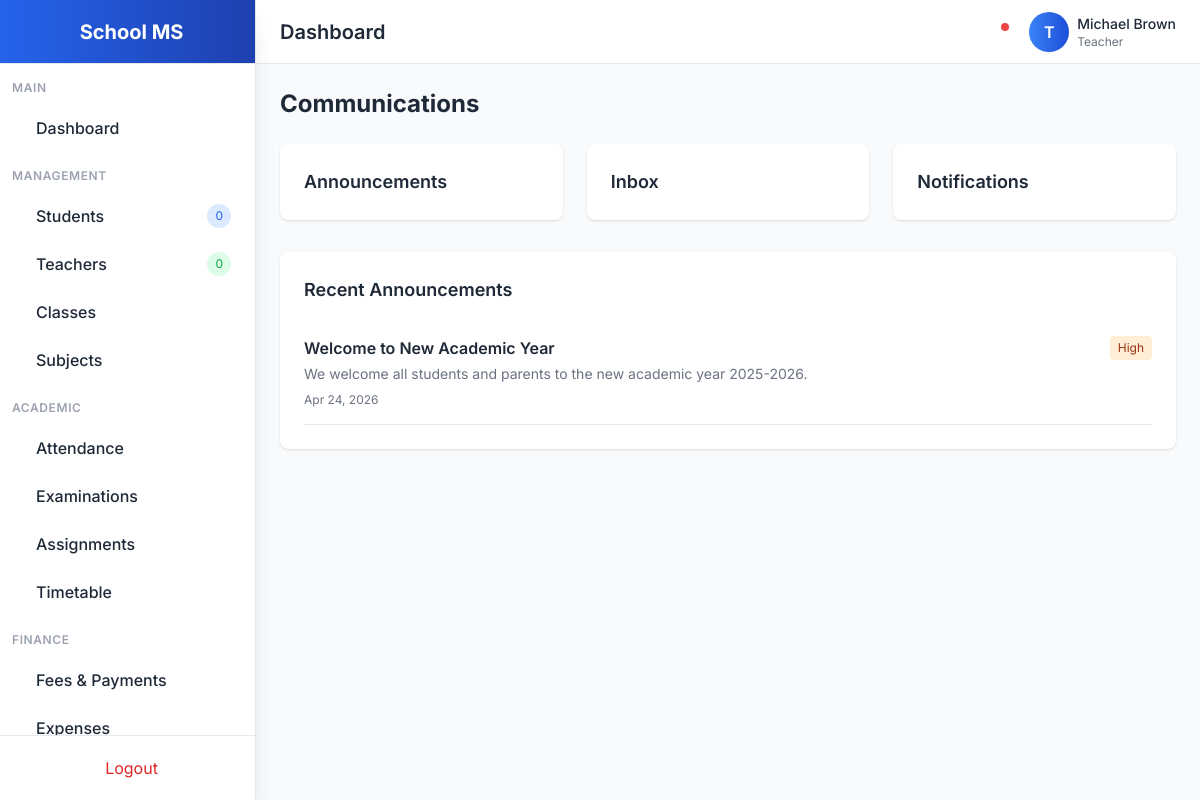
The page /communications/ (signed in) on the database its author committed.
### accounts/models.py (models this page shows, shortened)
class User(AbstractUser):
    ROLE_CHOICES = [
        ('admin', 'Admin'),
        ('teacher', 'Teacher'),
        ('student', 'Student'),
        ('parent', 'Parent'),
    ]
    GENDER_CHOICES = [
        ('male', 'Male'),
        ('female', 'Female'),
        ('other', 'Other'),
    ]
    role = models.CharField(max_length=20, choices=ROLE_CHOICES, default='student')
    gender = models.CharField(max_length=10, choices=GENDER_CHOICES, blank=True)
    phone = models.CharField(max_length=20, blank=True)
    address = models.TextField(blank=True)
    photo = models.ImageField(upload_to='profiles/', blank=True, null=True)
    date_of_birth = models.DateField(null=True, blank=True)
    created_at = models.DateTimeField(auto_now_add=True)
    updated_at = models.DateTimeField(auto_now=True)
    class Meta:
        ordering = ['-created_at']

### communications/models.py (models this page shows, shortened)
class Announcement(models.Model):
    PRIORITY_CHOICES = [
        ('low', 'Low'),
        ('medium', 'Medium'),
        ('high', 'High'),
        ('urgent', 'Urgent'),
    ]
    title = models.CharField(max_length=200)
    content = models.TextField()
    author = models.ForeignKey(settings.AUTH_USER_MODEL, on_delete=models.CASCADE, related_name='announcements')
    priority = models.CharField(max_length=20, choices=PRIORITY_CHOICES, default='medium')
    target_roles = models.JSONField(default=list)
    target_classes = models.ManyToManyField('academics.ClassSection', blank=True, related_name='announcements')
    is_published = models.BooleanField(default=False)
    created_at = models.DateTimeField(auto_now_add=True)
    published_at = models.DateTimeField(null=True, blank=True)
    class Meta:
        ordering = ['-created_at']

### communications/views.py (the view)
# urls.py: path('', views.communications_dashboard, name='communications-dashboard'),
@login_required
def communications_dashboard(request):
    announcements = Announcement.objects.filter(is_published=True)[:5]
    notifications = Notification.objects.filter(user=request.user, is_read=False)[:10]
    return render(request, 'communications/dashboard.html', {
        'announcements': announcements,
        'notifications': notifications
    })

### templates/communications/dashboard.html (shortened to what this page needs)
{% extends 'base.html' %}
{% block content %}
<h1 class="text-2xl font-bold mb-6">Communications</h1>
<div class="grid grid-cols-1 md:grid-cols-3 gap-6 mb-8">
    <a href="{% url 'announcement-list' %}" class="bg-white dark:bg-gray-800 p-6 rounded-lg shadow hover:shadow-lg transition">
        <h3 class="text-lg font-semibold">Announcements</h3>
    </a>
    <a href="{% url 'inbox' %}" class="bg-white dark:bg-gray-800 p-6 rounded-lg shadow hover:shadow-lg transition">
        <h3 class="text-lg font-semibold">Inbox</h3>
    </a>
    <a href="{% url 'notification-list' %}" class="bg-white dark:bg-gray-800 p-6 rounded-lg shadow hover:shadow-lg transition">
        <h3 class="text-lg font-semibold">Notifications</h3>
    </a>
</div>
<div class="bg-white dark:bg-gray-800 p-6 rounded-lg shadow">
    <h2 class="text-lg font-semibold mb-4">Recent Announcements</h2>
    {% for announcement in announcements %}
    <div class="border-b dark:border-gray-700 py-4">
        <div class="flex justify-between items-start">
            <div>
                <h3 class="font-semibold">{{ announcement.title }}</h3>
                <p class="text-sm text-gray-500 dark:text-gray-400 mt-1">{{ announcement.content }}</p>
            </div>
            <span class="px-2 py-1 text-xs rounded
                {% if announcement.priority == 'urgent' %}bg-red-100 text-red-800
                {% elif announcement.priority == 'high' %}bg-orange-100 text-orange-800
                {% else %}bg-gray-100 text-gray-800{% endif %}">
                {{ announcement.get_priority_display }}
            </span>
        </div>
        <p class="text-xs text-gray-500 mt-2">{{ announcement.created_at|date:"M d, Y" }}</p>
    </div>
    {% empty %}
    <p class="text-gray-500">No announcements</p>
    {% endfor %}
</div>
{% endblock %}

### templates/base.html (shortened to what this page needs)
<!DOCTYPE html>
<html lang="en" class="light">
<head>
    <script src="https://cdn.tailwindcss.com"></script>
    <link href="https://cdn.jsdelivr.net/npm/remixicon@3.5.0/fonts/remixicon.css" rel="stylesheet">
</head>
<body class="bg-gray-50 dark:bg-gray-900 text-gray-800 dark:text-gray-100 transition-colors duration-300">
    {% if user.is_authenticated %}
    <div class="flex h-screen overflow-hidden">
        <aside class="w-64 bg-white dark:bg-gray-800 border-r dark:border-gray-700 flex flex-col shadow-xl z-20">
            <div class="h-16 flex items-center justify-center border-b dark:border-gray-700 bg-gradient-to-r from-primary-600 to-primary-800">
                <span class="text-xl font-bold text-white">School MS</span>
            </div>
            <nav class="flex-1 overflow-y-auto py-4">
                <div class="px-3 mb-2">
                    <p class="text-xs font-semibold text-gray-400 uppercase tracking-wider">Main</p>
                </div>
                <a href="{% url 'dashboard' %}" class="sidebar-item flex items-center px-4 py-3 mx-2 rounded-lg {% if request.path == '/' or request.path == '/dashboard/' %}active{% else %}hover:bg-gray-100 dark:hover:bg-gray-700{% endif %}">
                    <span class="font-medium">Dashboard</span>
                </a>
                <div class="px-3 mt-4 mb-2">
                    <p class="text-xs font-semibold text-gray-400 uppercase tracking-wider">Management</p>
                </div>
                <a href="{% url 'student-list' %}" class="sidebar-item flex items-center px-4 py-3 mx-2 rounded-lg {% if 'student' in request.path %}active{% else %}hover:bg-gray-100 dark:hover:bg-gray-700{% endif %}">
                    <span class="font-medium">Students</span>
                    <span class="ml-auto bg-primary-100 dark:bg-primary-900 text-primary-600 dark:text-primary-300 text-xs px-2 py-1 rounded-full">{{ students_count|default:0 }}</span>
                </a>
                <a href="{% url 'teacher-list' %}" class="sidebar-item flex items-center px-4 py-3 mx-2 rounded-lg {% if 'teacher' in request.path %}active{% else %}hover:bg-gray-100 dark:hover:bg-gray-700{% endif %}">
                    <span class="font-medium">Teachers</span>
                    <span class="ml-auto bg-green-100 dark:bg-green-900 text-green-600 dark:text-green-300 text-xs px-2 py-1 rounded-full">{{ teachers_count|default:0 }}</span>
                </a>
                <a href="{% url 'class-section-list' %}" class="sidebar-item flex items-center px-4 py-3 mx-2 rounded-lg {% if 'class' in request.path %}active{% else %}hover:bg-gray-100 dark:hover:bg-gray-700{% endif %}">
                    <span class="font-medium">Classes</span>
                </a>
                <a href="{% url 'subject-list' %}" class="sidebar-item flex items-center px-4 py-3 mx-2 rounded-lg {% if 'subject' in request.path %}active{% else %}hover:bg-gray-100 dark:hover:bg-gray-700{% endif %}">
                    <span class="font-medium">Subjects</span>
                </a>
                <div class="px-3 mt-4 mb-2">
                    <p class="text-xs font-semibold text-gray-400 uppercase tracking-wider">Academic</p>
                </div>
                <a href="{% url 'attendance-list' %}" class="sidebar-item flex items-center px-4 py-3 mx-2 rounded-lg {% if 'attendance' in request.path %}active{% else %}hover:bg-gray-100 dark:hover:bg-gray-700{% endif %}">
                    <span class="font-medium">Attendance</span>
                </a>
                <a href="{% url 'exam-schedule-list' %}" class="sidebar-item flex items-center px-4 py-3 mx-2 rounded-lg {% if 'exam' in request.path or 'grade' in request.path %}active{% else %}hover:bg-gray-100 dark:hover:bg-gray-700{% endif %}">
                    <span class="font-medium">Examinations</span>
                </a>
                <a href="{% url 'assignment-list' %}" class="sidebar-item flex items-center px-4 py-3 mx-2 rounded-lg {% if 'assignment' in request.path %}active{% else %}hover:bg-gray-100 dark:hover:bg-gray-700{% endif %}">
                    <span class="font-medium">Assignments</span>
                </a>
                <a href="{% url 'timetable-list' %}" class="sidebar-item flex items-center px-4 py-3 mx-2 rounded-lg {% if 'timetable' in request.path %}active{% else %}hover:bg-gray-100 dark:hover:bg-gray-700{% endif %}">
                    <span class="font-medium">Timetable</span>
                </a>
                <div class="px-3 mt-4 mb-2">
                    <p class="text-xs font-semibold text-gray-400 uppercase tracking-wider">Finance</p>
                </div>
                <a href="{% url 'fee-payment-list' %}" class="sidebar-item flex items-center px-4 py-3 mx-2 rounded-lg {% if 'fee' in request.path or 'finance' in request.path %}active{% else %}hover:bg-gray-100 dark:hover:bg-gray-700{% endif %}">
                    <span class="font-medium">Fees & Payments</span>
                </a>
                <a href="{% url 'expense-list' %}" class="sidebar-item flex items-center px-4 py-3 mx-2 rounded-lg {% if 'expense' in request.path %}active{% else %}hover:bg-gray-100 dark:hover:bg-gray-700{% endif %}">
                    <span class="font-medium">Expenses</span>
                </a>
            </nav>
            <div class="p-3 border-t dark:border-gray-700">
                <a href="{% url 'logout' %}" class="flex items-center justify-center px-4 py-2 text-red-600 hover:bg-red-50 dark:hover:bg-red-900/20 rounded-lg transition">
                    <span>Logout</span>
                </a>
            </div>
        </aside>
        <div class="flex-1 flex flex-col overflow-hidden">
            <header class="h-16 bg-white dark:bg-gray-800 border-b dark:border-gray-700 flex items-center justify-between px-6 shadow-sm">
                <div class="flex items-center">
                    <h1 class="text-xl font-semibold">{% block page_title %}Dashboard{% endblock %}</h1>
                </div>
                <div class="flex items-center space-x-4">
                    <button onclick="toggleTheme()" class="p-2 rounded-lg hover:bg-gray-100 dark:hover:bg-gray-700 transition">
                    </button>
                    <div class="relative">
                        <button class="p-2 rounded-lg hover:bg-gray-100 dark:hover:bg-gray-700 transition">
                            <span class="absolute top-1 right-1 w-2 h-2 bg-red-500 rounded-full"></span>
                        </button>
                    </div>
                    <div class="flex items-center space-x-2">
                        <div class="w-10 h-10 rounded-full bg-gradient-to-r from-primary-500 to-primary-700 flex items-center justify-center text-white font-semibold">
                            {{ user.username|make_list|first|upper }}
                        </div>
                        <div class="hidden md:block">
                            <p class="text-sm font-medium">{{ user.get_full_name|default:user.username }}</p>
                            <p class="text-xs text-gray-500">{{ user.get_role_display }}</p>
                        </div>
                    </div>
                </div>
            </header>
            <main class="flex-1 overflow-y-auto p-6 bg-gray-50 dark:bg-gray-900">
                {% block content %}{% endblock %}
            </main>
        </div>
    </div>
    {% else %}
    <main class="min-h-screen flex items-center justify-center bg-gradient-to-br from-primary-600 via-primary-700 to-primary-900">
        {% block auth_content %}{% endblock %}
    </main>
    {% endif %}
</body>
</html>

### templates/base.html (style rules this page uses)
body { font-family: 'Inter', sans-serif; }

### rows shown on the page
User: username|make_list "T", get_full_name "Michael Brown", role "Teacher"
Announcement: title "Welcome to New Academic Year", content "We welcome all students and parents to the new academic year 2025-2026.", priority "High", created_at "Apr 24, 2026"

### other values the page prints
{{ students_count|default:0 }} "0"
{{ teachers_count|default:0 }} "0"
